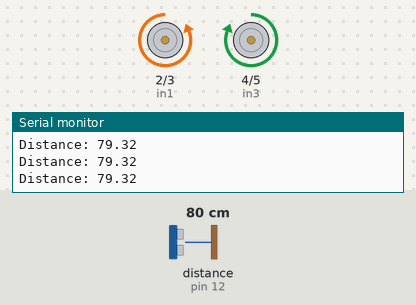
Bench run of a sketch on a simulated Arduino Uno, built with avr-gcc and run on an emulated ATmega328P. Parts: motor-driver pin pairs drawn as motors (green arrow = first pin HIGH = forward, orange = second pin HIGH = backward, longer = more drive), the last lines printed to the serial monitor. Wiring (inferred from the names in the program): ultrasonic range finder: trigger pin 13; echo pin 12. The inputs (shaded band) are chosen by the test bench; at power-on: distance to the obstacle (sensor on pin 12) 80 cm. The echo pulse lasts 58.3 µs per cm.

Above: at 1.2 s.
1.3 s: distance to the obstacle (sensor on pin 12) set to 28 cm
2.8 s: distance to the obstacle (sensor on pin 12) set to 24 cm
At 3.77 s:
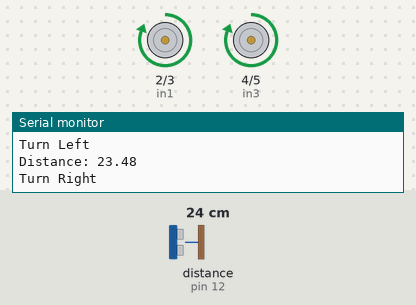
At 4.42 s:
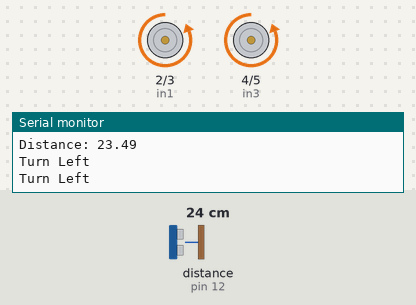
5.8 s: distance to the obstacle (sensor on pin 12) set to 250 cm
8.8 s: distance to the obstacle (sensor on pin 12) set to 2 cm
At 9.2 s:
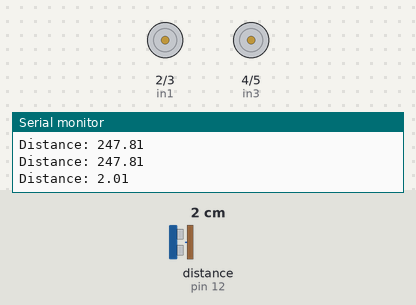
11.8 s: distance to the obstacle (sensor on pin 12) set to 60 cm
Timing chart, 0 to 14.8 s (numbered marks = the images above; inputs shaded):
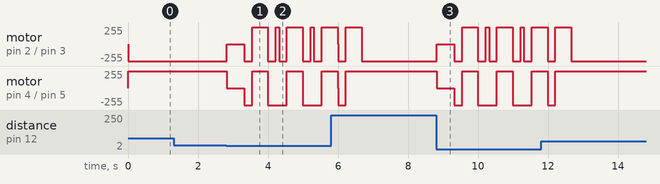

Measured:
- the behaviour switches between 26 and 25 cm on distance to the obstacle (sensor on pin 12) (found by bisection; images 0 and 1)

The sketch:

SchieldKroete.ino
```cpp
int in1 = 2;
int in2 = 3;
int in3 = 4;
int in4 = 5;
int trigPin = 13;
int echoPin = 12;

void setup() {
  pinMode(in1, OUTPUT);
  pinMode(in2, OUTPUT);
  pinMode(in3, OUTPUT);
  pinMode(in4, OUTPUT);
  pinMode(trigPin, OUTPUT);
  pinMode(echoPin, INPUT);
  Serial.begin(9600);
}

void loop() {
  int frontDistance = getDistance();
  if (frontDistance < 25) {
    stopMotors();
    delay(500);
    int clearDirection = scanForClearPath();
    if (clearDirection < 0) {
      turnLeft(90);
    } else {
      turnRight(90);
    }
    moveForward();
    delay(1000);
  } else {
    moveForward();
  }
}

int getDistance() {
  digitalWrite(trigPin, LOW);
  delayMicroseconds(2);
  digitalWrite(trigPin, HIGH);
  delayMicroseconds(10);
  digitalWrite(trigPin, LOW);
  long duration = pulseIn(echoPin, HIGH);
  Serial.print("Distance: ");
  Serial.println(duration * 0.034 / 2);
  return duration * 0.034 / 2;
}

void moveForward() {
  digitalWrite(in1, LOW);
  digitalWrite(in2, HIGH);
  digitalWrite(in3, HIGH);
  digitalWrite(in4, LOW);
}

void moveBackward() {
  digitalWrite(in1, HIGH);
  digitalWrite(in2, LOW);
  digitalWrite(in3, LOW);
  digitalWrite(in4, HIGH);
}

void stopMotors() {
  digitalWrite(in1, LOW);
  digitalWrite(in2, LOW);
  digitalWrite(in3, LOW);
  digitalWrite(in4, LOW);
}

int scanForClearPath() {
  int maxDistance = 0;
  int clearDirection = 0;
  turnLeft(45);
  int leftDistance = getDistance();
  if (leftDistance > maxDistance) {
    maxDistance = leftDistance;
    clearDirection = -1;
  }
  turnRight(90);
  int rightDistance = getDistance();
  if (rightDistance > maxDistance) {
    maxDistance = rightDistance;
    clearDirection = 1;
  }
  turnLeft(45);
  if (maxDistance < 25) {
    moveBackward();
    delay(90);
    stopMotors();
    clearDirection = scanForClearPath();
  }
  return clearDirection;
}

void turnLeft(int degrees) {
  digitalWrite(in1, LOW);
  digitalWrite(in2, HIGH);
  digitalWrite(in3, LOW);
  digitalWrite(in4, HIGH);
  Serial.println("Turn Left");
  delay(degrees * 5); // Adjust the multiplier to calibrate turning
  stopMotors();
}

void turnRight(int degrees) {
  digitalWrite(in1, HIGH);
  digitalWrite(in2, LOW);
  digitalWrite(in3, HIGH);
  digitalWrite(in4, LOW);
  Serial.println("Turn Right");
  delay(degrees * 5); // Adjust the multiplier to calibrate turning
  stopMotors();
}
```
